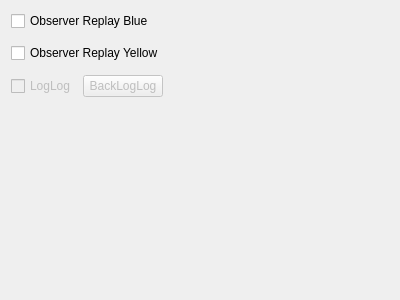
<?xml version="1.0" encoding="UTF-8"?>
<ui version="4.0">
 <class>ReplayTeamWidget</class>
 <widget class="QWidget" name="ReplayTeamWidget">
  <property name="geometry">
   <rect>
    <x>0</x>
    <y>0</y>
    <width>400</width>
    <height>300</height>
   </rect>
  </property>
  <property name="windowTitle">
   <string>Form</string>
  </property>
  <layout class="QGridLayout" name="gridLayout">
   <item row="3" column="0">
    <widget class="TeamWidget" name="yellow" native="true">
     <property name="enabled">
      <bool>false</bool>
     </property>
    </widget>
   </item>
   <item row="2" column="0">
    <widget class="QCheckBox" name="replayYellow">
     <property name="text">
      <string>Observer Replay Yellow</string>
     </property>
    </widget>
   </item>
   <item row="0" column="0">
    <widget class="QCheckBox" name="replayBlue">
     <property name="text">
      <string>Observer Replay Blue</string>
     </property>
    </widget>
   </item>
   <item row="1" column="0">
    <widget class="TeamWidget" name="blue" native="true">
     <property name="enabled">
      <bool>false</bool>
     </property>
    </widget>
   </item>
   <item row="5" column="0">
    <spacer name="verticalSpacer">
     <property name="orientation">
      <enum>Qt::Vertical</enum>
     </property>
     <property name="sizeHint" stdset="0">
      <size>
       <width>20</width>
       <height>40</height>
      </size>
     </property>
    </spacer>
   </item>
   <item row="4" column="0">
    <layout class="QHBoxLayout" name="horizontalLayout">
     <item>
      <widget class="QCheckBox" name="loglog">
       <property name="enabled">
        <bool>false</bool>
       </property>
       <property name="text">
        <string>LogLog</string>
       </property>
      </widget>
     </item>
     <item>
      <widget class="QPushButton" name="backloglog">
       <property name="enabled">
        <bool>false</bool>
       </property>
       <property name="text">
        <string>BackLogLog</string>
       </property>
      </widget>
     </item>
     <item>
      <spacer name="horizontalSpacer">
       <property name="orientation">
        <enum>Qt::Horizontal</enum>
       </property>
       <property name="sizeHint" stdset="0">
        <size>
         <width>40</width>
         <height>20</height>
        </size>
       </property>
      </spacer>
     </item>
    </layout>
   </item>
  </layout>
 </widget>
 <customwidgets>
  <customwidget>
   <class>TeamWidget</class>
   <extends>QWidget</extends>
   <header>widgets/teamwidget.h</header>
   <container>1</container>
  </customwidget>
 </customwidgets>
 <resources/>
 <connections/>
</ui>
